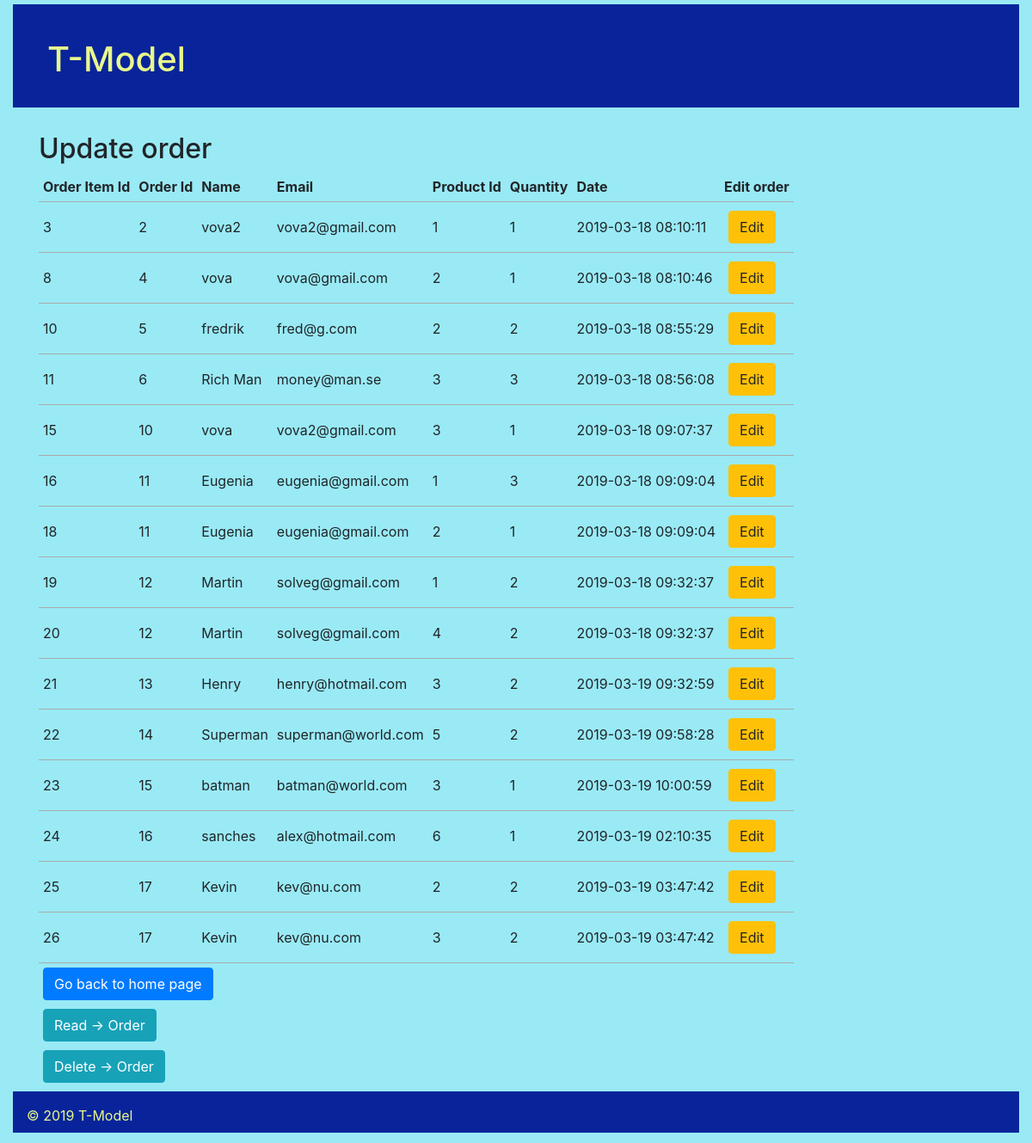
The page /update_order.php on the database as committed earlier.
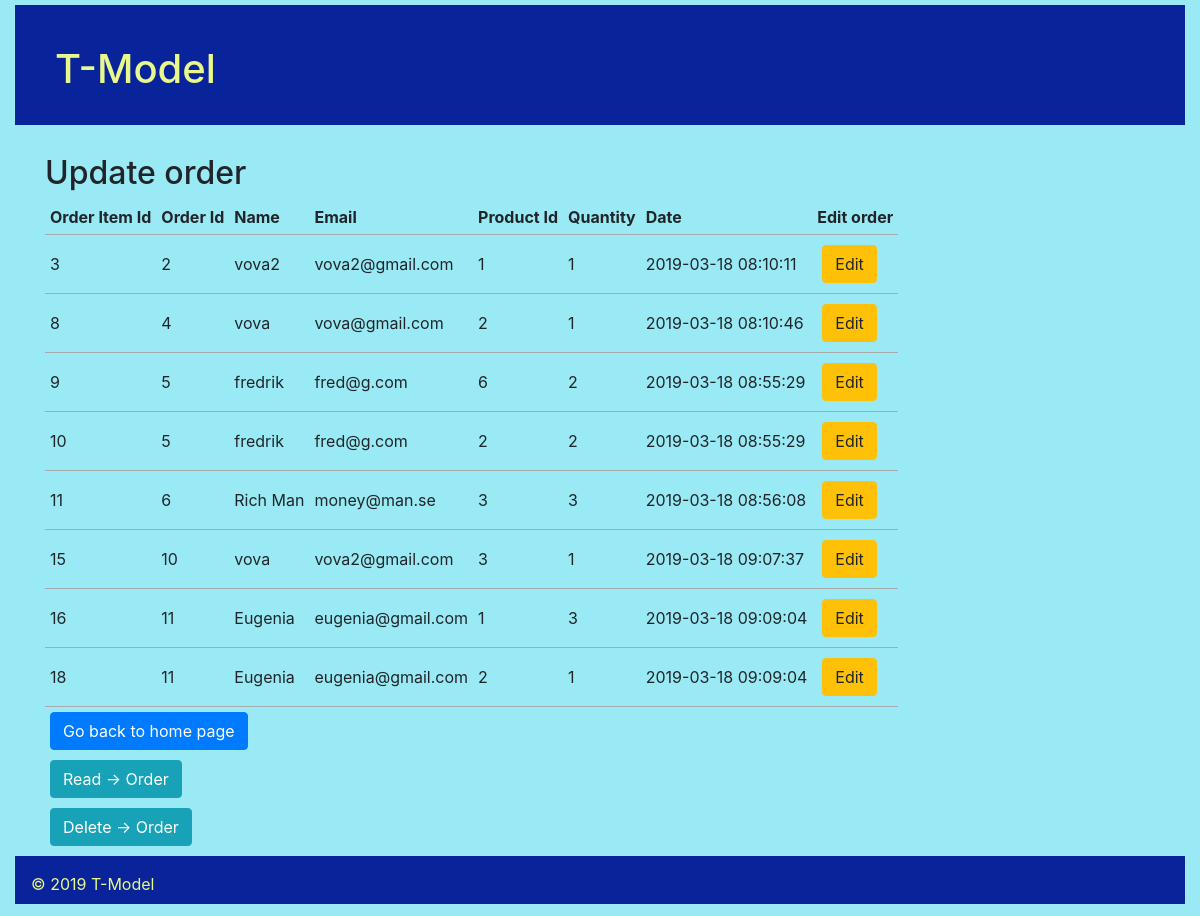
The same page on the database as committed later.
### tables this page shows
CREATE TABLE `orders_items` (
  `order_item_id` int(11) NOT NULL,
  `order_id` int(11) NOT NULL,
  `product_id` int(11) NOT NULL,
  `quantity` int(11) NOT NULL
);

CREATE TABLE `orders` (
  `order_id` int(11) NOT NULL,
  `order_date` datetime NOT NULL DEFAULT CURRENT_TIMESTAMP,
  `order_name` varchar(255) NOT NULL,
  `order_email` varchar(255) NOT NULL
);

### public/annex/common.php (called while the page is built, shortened)
<?php
function escape($html) {
    return htmlspecialchars($html, ENT_QUOTES | ENT_SUBSTITUTE, "UTF-8");
}

### public/update_order.php (the view)
<?php
require "annex/config.php";
require "annex/common.php";
try {
  $connection = new PDO($dsn, $username, $password, $options);
  $sql = "SELECT oi.order_item_id, o.order_id, o.order_name, o.order_email, oi.product_id, oi.quantity, o.order_date FROM orders as o
  JOIN orders_items as oi ON o.order_id=oi.order_id";
  $statement = $connection->prepare($sql);
  $statement->execute();
  $result = $statement->fetchAll();
} catch(PDOException $error) {
  echo $sql . "<br>" . $error->getMessage();
}
?>
<?php require "../templates/header.php"; ?>
<div class="container">
    <h2>Update order</h2>
    <table>
        <thead>
            <tr>
                <th>Order Item Id</th>
                <th>Order Id</th>
                <th>Name</th>
                <th>Email</th>
                <th>Product Id</th>
                <th>Quantity</th>
                <th>Date</th>
                <th>Edit order</th>
            </tr>
        </thead>
        <tbody>
        <?php foreach ($result as $row) : ?>
            <tr>
                <td><?php echo escape($row["order_item_id"]); ?></td>
                <td><?php echo escape($row["order_id"]); ?></td>
                <td><?php echo escape($row["order_name"]); ?></td>
                <td><?php echo escape($row["order_email"]); ?></td>
                <td><?php echo escape($row["product_id"]); ?></td>
                <td><?php echo escape($row["quantity"]); ?></td>
                <td><?php echo escape($row["order_date"]); ?></td>
                <td><a href="update_single_order.php?order_item_id=<?php echo escape($row["order_item_id"]); ?>" class="btn btn-warning" role="button">Edit</a></td>
            </tr>
        <?php endforeach; ?>
        </tbody>
    </table>
    <a href="index.php?action=emptyall" class="btn btn-primary" role="button">Go back to home page</a><br>
    <a href="read_order.php" class="btn btn-info" role="button">Read -> Order</a><br>
    <a href="delete_order.php" class="btn btn-info" role="button">Delete -> Order</a><br>
</div>
<?php require "../templates/footer.php"; ?>

Rows that differ between the two databases and show on the page:
removed orders_items: order_item_id "19", order.order_id "12", order.order_name "Martin", order.order_email "solveg@gmail.com", product "1", quantity "2", order.order_date "2019-03-18 09:32:37"
removed orders_items: order_item_id "20", order.order_id "12", order.order_name "Martin", order.order_email "solveg@gmail.com", product "4", quantity "2", order.order_date "2019-03-18 09:32:37"
removed orders_items: order_item_id "21", order.order_id "13", order.order_name "Henry", order.order_email "henry@hotmail.com", product "3", quantity "2", order.order_date "2019-03-19 09:32:59"
removed orders_items: order_item_id "22", order.order_id "14", order.order_name "Superman", order.order_email "superman@world.com", product "5", quantity "2", order.order_date "2019-03-19 09:58:28"
removed orders_items: order_item_id "23", order.order_id "15", order.order_name "batman", order.order_email "batman@world.com", product "3", quantity "1", order.order_date "2019-03-19 10:00:59"
removed orders_items: order_item_id "24", order.order_id "16", order.order_name "sanches", order.order_email "alex@hotmail.com", product "6", quantity "1", order.order_date "2019-03-19 02:10:35"
removed orders_items: order_item_id "25", order.order_id "17", order.order_name "Kevin", order.order_email "kev@nu.com", product "2", quantity "2", order.order_date "2019-03-19 03:47:42"
removed orders_items: order_item_id "26", order.order_id "17", order.order_name "Kevin", order.order_email "kev@nu.com", product "3", quantity "2", order.order_date "2019-03-19 03:47:42"
added orders_items: order_item_id "9", order.order_id "5", order.order_name "fredrik", order.order_email "fred@g.com", product "6", quantity "2", order.order_date "2019-03-18 08:55:29"
